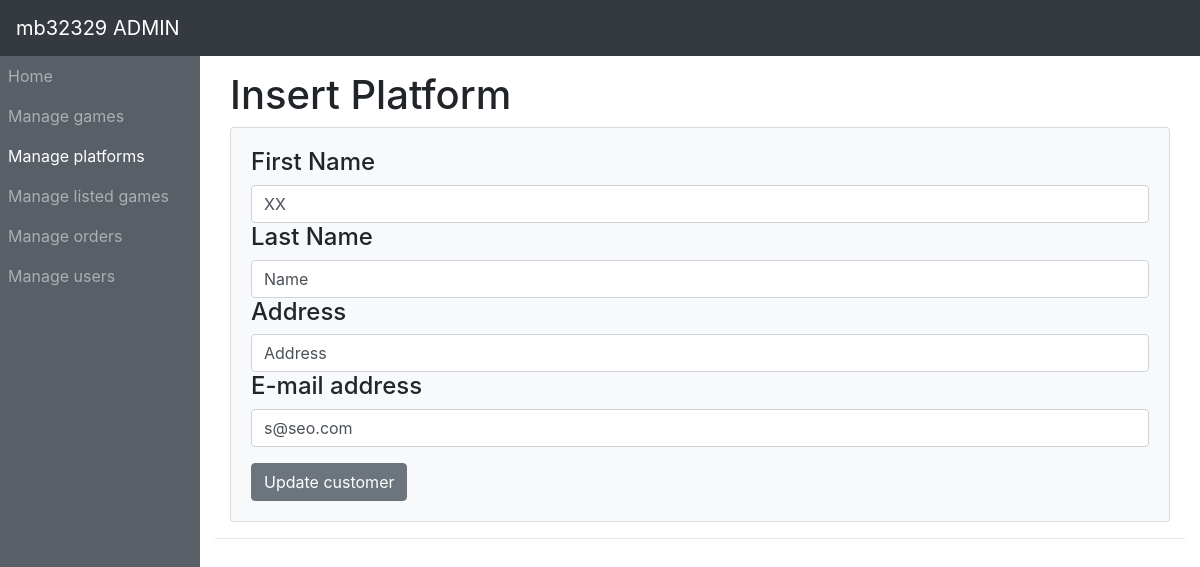
The app's page /admin/edit_user.php?user_id=4 with its own data.
### tables this page shows
CREATE TABLE `customer` (
  `customer_id` int(11) NOT NULL,
  `first_name` varchar(255) NOT NULL,
  `last_name` varchar(255) NOT NULL,
  `address` text NOT NULL,
  `email_address` varchar(255) NOT NULL,
  `hashed_password` varchar(255) NOT NULL
);

### admin/edit_user.php (the view, shortened to what this page needs)
<?php
    include("includes/header.php");
?>
<?php
if(isset($_GET['user_id'])){
$user_id = $_GET['user_id'];
$edit_platforms_query = "select * from customer where customer_id='$user_id'";
$run_edit = mysqli_query($con,$edit_platforms_query);
$row_edit = mysqli_fetch_array($run_edit);
$first_name = $row_edit['first_name'];
$last_name = $row_edit['last_name'];
$address = $row_edit['address'];
$email_address = $row_edit['email_address'];
}
?>
            <div class="container-fluid">
            <h1>Insert Platform</h1>
              <div class="row">
                <div class="col">
                        <div class="card bg-light">
                                <form class="card-body" action="" method="post" id="bootstrapForm">
                                    <div class="form-group">
                                        <label class="h4 form-control-label" for="input1">First Name</label>
										<input type="text" id="input1" name="first_name" class="form-control" value="<?php echo $first_name; ?>" >
										  <label class="h4 form-control-label" for="input2">Last Name</label>
										<input type="text" id="input2" name="last_name" class="form-control" value="<?php echo $last_name; ?>" >
										  <label class="h4 form-control-label" for="input3">Address</label>
										<input type="text" id="input3" name="address" class="form-control" value="<?php echo $address; ?>" >
										  <label class="h4 form-control-label" for="input4">E-mail address</label>
										<input type="text" id="input4" name="email_address" class="form-control" value="<?php echo $email_address; ?>" >
                                    </div>
                                    <div>
                                        <button type="submit" name="update" class="btn btn-secondary">Update customer</button>
                                    </div>
                                </form>
                        </div>
                </div>
              </div>
            </div>
<hr />
    </div>
<?php include("includes/footer.php"); ?>

### admin/includes/header.php (style rules this page uses)
body { background:#fff; }

### records on screen
customer: first_name "XX", last_name "Name", address "Address", email_address "s@seo.com"
